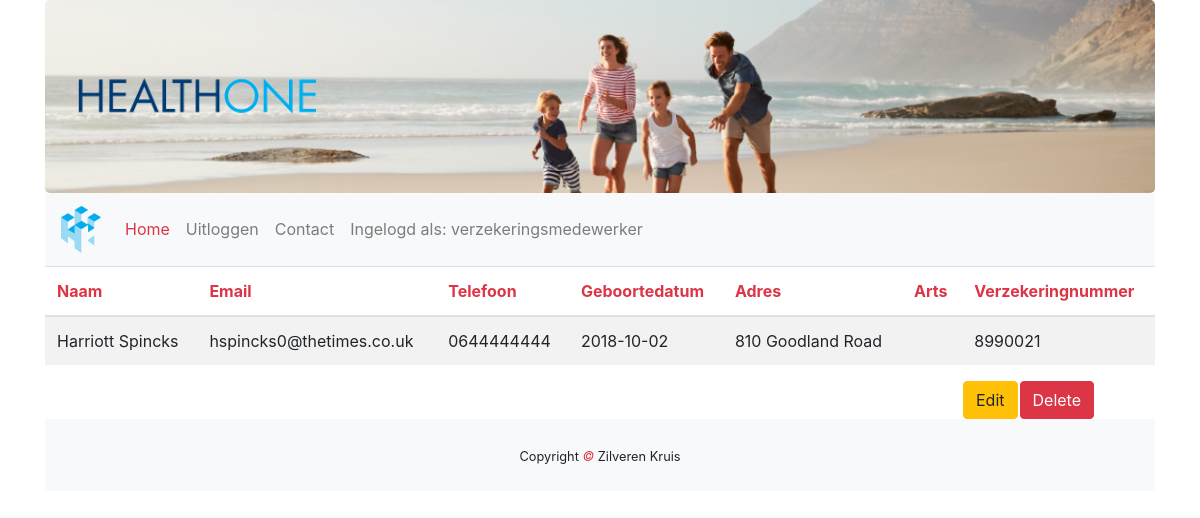
The page /zorgverzekeraar/patienten/patient_info.php?id=81 (signed in) on the database its author committed.
### tables this page shows
CREATE TABLE `patient` (
  `patient_id` int(255) NOT NULL,
  `naam` varchar(255) NOT NULL,
  `email` varchar(255) NOT NULL,
  `telefoon` varchar(255) NOT NULL,
  `geboortedatum` date NOT NULL,
  `adres` varchar(255) NOT NULL,
  `verzekeringnummer` int(255) NOT NULL,
  `arts_id` int(11) NOT NULL
);

### zorgverzekeraar/patienten/patient_info.php (the view, shortened to what this page needs)
<!DOCTYPE html>
<html lang="en">
<head>
    <link rel="stylesheet" href="https://maxcdn.bootstrapcdn.com/bootstrap/4.3.1/css/bootstrap.min.css">
    <link rel="stylesheet" href="../../css/index.css">
</head>
<body>
<div class="container">
    <div class="jumbotron text-center">
        <div class="row">
            <div class="col-sm-3">
                <img class="d-none d-sm-block img-fluid" src="../../img/healthtwo_text_transparent.png" alt="Logo">
            </div>
        </div>
    </div>
    <nav class="navbar navbar-expand-sm bg-light navbar-light sticky-top">
        <a class="navbar-brand" href="../../index.php">
            <img class="navbrand" src="../../img/healthtwo_logo_transparent.png" alt="Logo">
        </a>
        <div class="collapse navbar-collapse" id="collapse_target">
            <ul class="navbar-nav">
                <li class="nav-item active">
                    <a class="nav-link text-danger" href="../../index.php">Home</a>
                </li>
                <?php
                if(isset($_SESSION['functie']) && $_SESSION['functie'] != null) {
                    echo '<li class="nav-item"><a class="nav-link" href="../uitloggen.php">Uitloggen</a></li>';
                }
                ?>
                <li class="nav-item">
                    <a class="nav-link" href="../../contact.php">Contact</a>
                </li>
                <?php
                if(isset($_SESSION['functie'])) {
                    echo '<li class="nav-item">
                    <a class="nav-link" href="#">Ingelogd als: ' . $_SESSION['functie'] .'</a></li>';
                }
                ?>
            </ul>
        </div>
    </nav>
    <div class="table-responsive">
        <table class="table table-striped">
            <thead>
            <tr>
                <th class="text-danger">Naam</th>
                <th class="text-danger">Email</th>
                <th class="text-danger">Telefoon</th>
                <th class="text-danger">Geboortedatum</th>
                <th class="text-danger">Adres</th>
                <th class="text-danger">Arts</th>
                <th class="text-danger">Verzekeringnummer</th>
            </tr>
            </thead>
            <tbody>
            <?php
            try {
                $db = new PDO("mysql:host=localhost;dbname=healthone","root","");
                $query = $db->prepare("SELECT * FROM patient WHERE patient_id = " . $_GET['id']);
                $query->execute();
                $result = $query->fetchAll(PDO::FETCH_ASSOC);
                foreach ($result as &$data) {
                    echo "<tr>";
                    echo "<td>" . $data['naam'] . "</td>";
                    echo "<td>" . $data['email'] . "</td>";
                    echo "<td>" . $data['telefoon'] . "</td>";
                    echo "<td>" . $data['geboortedatum'] . "</td>";
                    echo "<td>" . $data['adres'] . "</td>";
                    echo "<td></td>";
                    echo "<td>" . $data['verzekeringnummer'] . "</td>";
                    echo "</tr>";
                }
            }
            catch(PDOException $e){
                die("wank".$e->getMessage());
            }
            ?>
            </tbody>
        </table>
    </div>
    <div class="row text-center">
        <div class="col-lg-9"></div>
        <div class="col-lg-3">
            <?php
            echo "<td><a href='edit.php?id=".$_GET['id']."'>"."<button type=\"button\" class=\"btn btn-warning\">Edit</button></a>";
            echo "<td><a href='drop.php?id=".$_GET['id']."'>"."<button type=\"button\" class=\"btn btn-danger\">Delete</button></a>";
            ?>
        </div>
    </div>
    <footer class="py-4 bg-light text-dark-50 text-center">
        <small>Copyright <em class="text-danger"> &copy; </em>Zilveren Kruis</small>
    </footer>
</body>
</html>

### css/index.css (style rules this page uses)
.jumbotron { margin-bottom: 0; background-image: url(../img/zilverenkruis_jumbotron.png); background-repeat: no-repeat; -webkit-background-size: cover; -o-background-size: cover; background-size: cover; }
.navbrand { width:40px; }
a { color: black; }
a button { margin-left: 2px; }

### rows shown on the page
patient: naam "Harriott Spincks", email "hspincks0@thetimes.co.uk", telefoon "0644444444", geboortedatum "2018-10-02", adres "810 Goodland Road", verzekeringnummer "8990021"

### other values the page prints
$_SESSION['functie'] "verzekeringsmedewerker"
